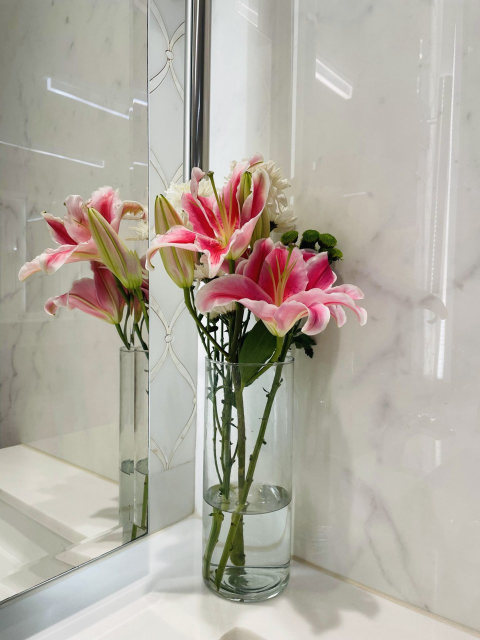
#> input picture demo-photos/catalog/catalog-vase.jpg, 960 x 1280 px, found by its file name (shown at 1/2 size)
$ python crack-vase.py public/assets/catalog-vase.jpg demo-photos/2-vase-cracked.jpg
#> lines starting #> are read from the running program, lines starting #| are printed output that depends on the picture
# Makes demo-photos/2-vase-cracked.jpg from the shop's own catalog photo: the same cylinder vase,
# flowers and setting, with a crack drawn down from the rim and reframed like a buyer's phone shot.
# The earlier generated photo (an empty drinking glass) did not look like the product sold.
# Usage: python3 scripts/photos/crack-vase.py public/assets/catalog-vase.jpg demo-photos/2-vase-cracked.jpg
import random, sys
from PIL import Image, ImageDraw, ImageFilter, ImageEnhance
import numpy as np
random.seed(7)
src = Image.open(sys.argv[1]).convert("RGB")
#> src is the input picture: PIL image 960x1280 RGB; mean R, G, B 177.6, 171.2, 160.9
W, H = src.size
#> W = 960; H = 1280
crack = Image.new("RGBA", (W, H), (0, 0, 0, 0))
#> crack: PIL image 960x1280 RGBA; every value is 0
d = ImageDraw.Draw(crack)
def path(x, y, steps, dy, wobble):
#> called with x = 566, y = 716, steps = 12, dy = 27, wobble = 13
    pts = [(x, y)]
    for _ in range(steps):
        x += random.uniform(-wobble, wobble); y += dy * random.uniform(0.7, 1.3)
        pts.append((x, y))
    return pts
main = path(566, 716, 12, 27, 13)          # from the rim down the front of the glass
branches = [path(*main[3], 4, 16, 12), path(*main[7], 3, 18, 12)]
branches[0] = [(p[0] + i * 11, p[1]) for i, p in enumerate(branches[0])]
branches[1] = [(p[0] - i * 11, p[1]) for i, p in enumerate(branches[1])]
for pts, w in [(main, 3), *[(b, 2) for b in branches]]:
    d.line([(x + 1.5, y + 1) for x, y in pts], fill=(30, 38, 42, 190), width=w)   # shadow edge
    d.line(pts, fill=(250, 252, 255, 235), width=max(1, w - 1))                     # bright fracture
crack = crack.filter(ImageFilter.GaussianBlur(0.45))
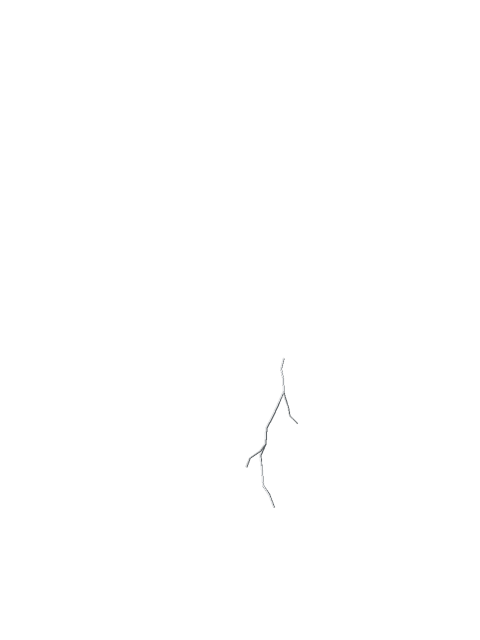
#> crack: PIL image 960x1280 RGBA (shown at 1/2 size); mean R, G, B, A 0.2, 0.2, 0.2, 0.2; transparent parts drawn white
img = Image.alpha_composite(src.convert("RGBA"), crack).convert("RGB")
# The buyer's own photo: closer framing, slightly tilted, warmer, a little phone noise.
img = img.rotate(-3, resample=Image.BICUBIC, center=(500, 900), fillcolor=(235, 235, 235))
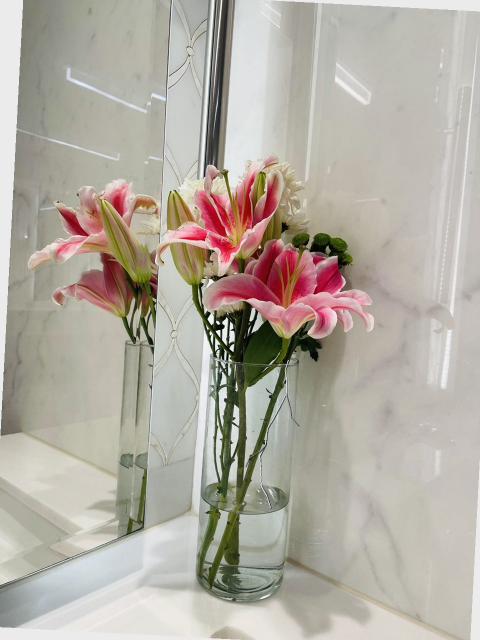
#> img: PIL image 960x1280 RGB (shown at 1/2 size); mean R, G, B 178.6, 172.1, 162.1
img = img.crop((250, 330, 760, 1250)).resize((680, 1227), Image.LANCZOS)
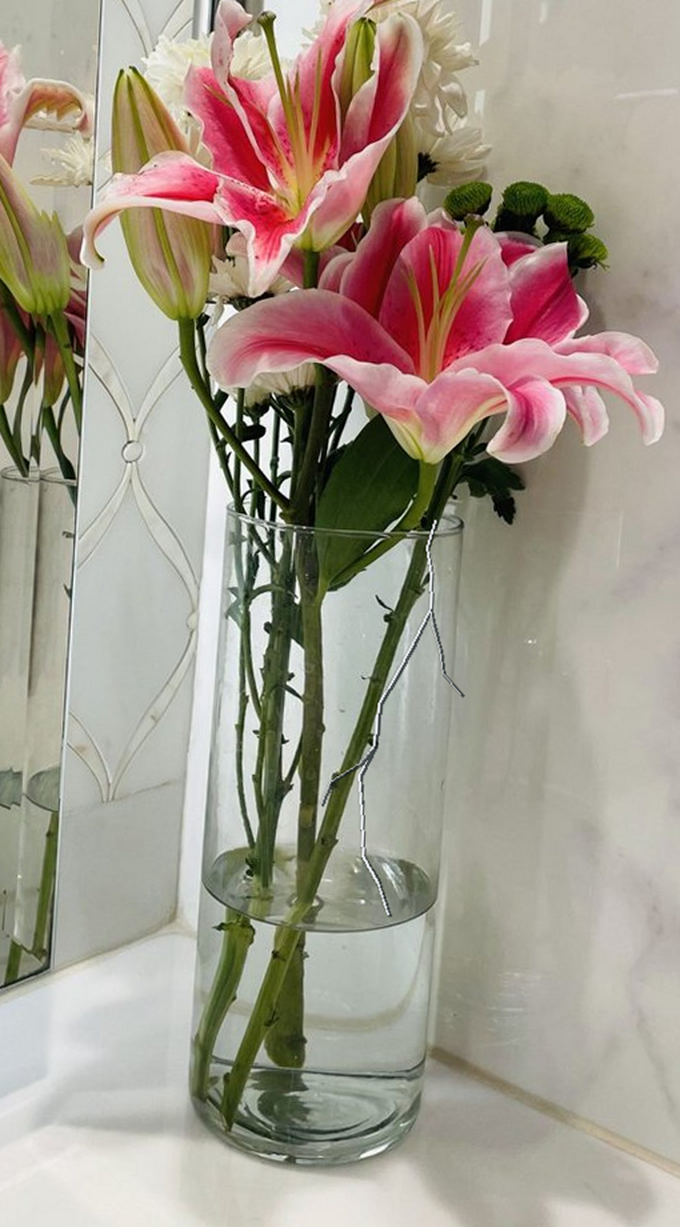
#> img: PIL image 680x1227 RGB; mean R, G, B 164.2, 153.2, 140.1
img = ImageEnhance.Color(img).enhance(0.92)
arr = np.asarray(img).astype(np.float32)
arr[..., 0] *= 1.03; arr[..., 2] *= 0.96
arr += np.random.default_rng(3).normal(0, 3.0, arr.shape)
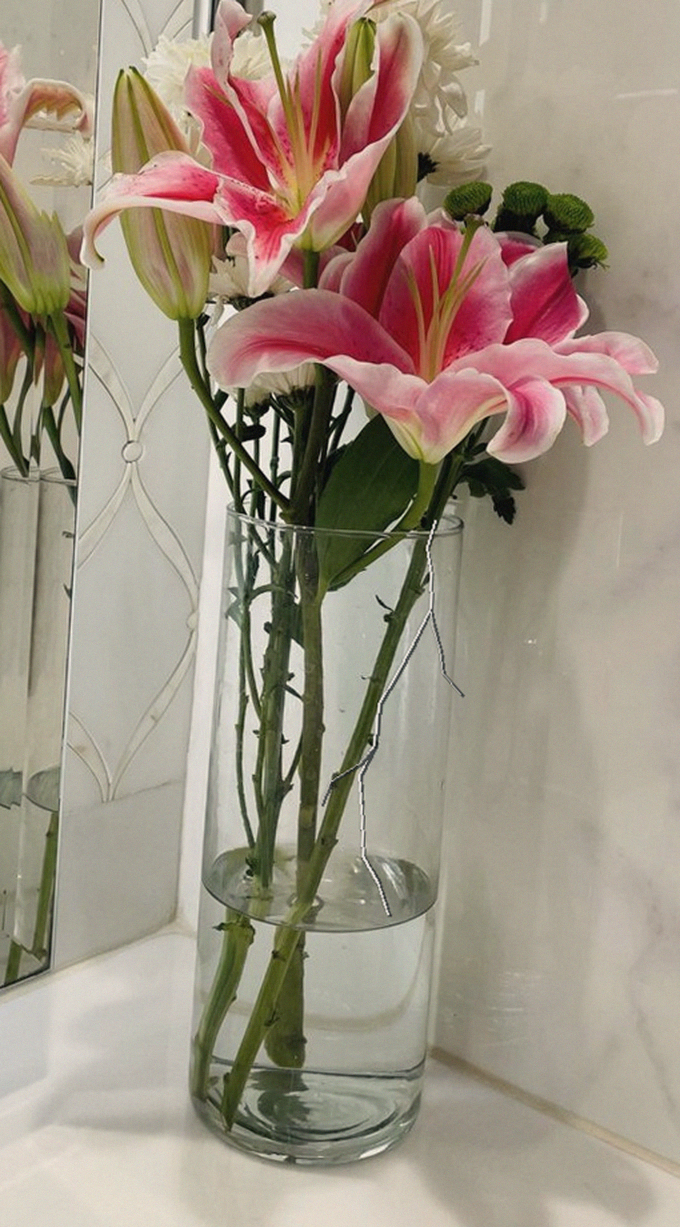
#> arr: shape (1227, 680, 3) float32; mean R, G, B 167.9, 152.7, 135.1; drawn with min black and max white
Image.fromarray(np.clip(arr, 0, 255).astype(np.uint8)).save(sys.argv[2], quality=88)

$ run again, with demo-photos/1-kit-chipped-mug.jpg copied over demo-photos/catalog/catalog-vase.jpg
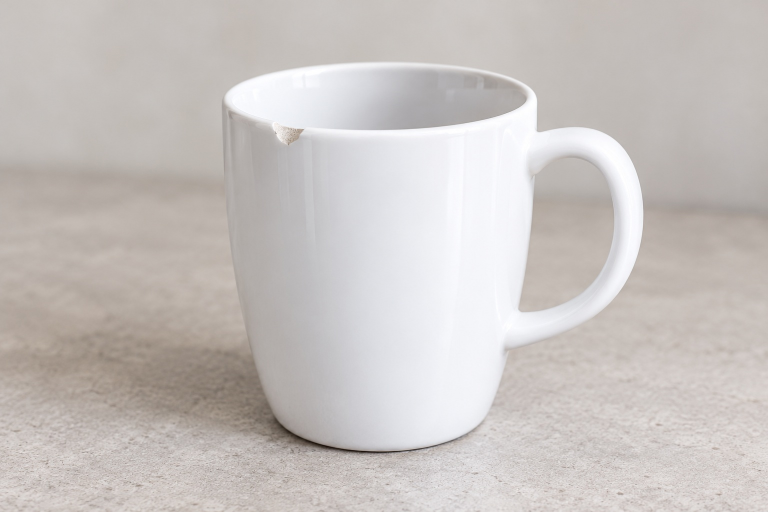
#> input picture demo-photos/1-kit-chipped-mug.jpg, 1536 x 1024 px, found by its file name (shown at 1/2 size)
#> src is the input picture: PIL image 1536x1024 RGB; mean R, G, B 199.9, 194.6, 191.9
#> `img = img.rotate(-3, resample=Image.BICUBIC, center=(500, 900), fillco..`:
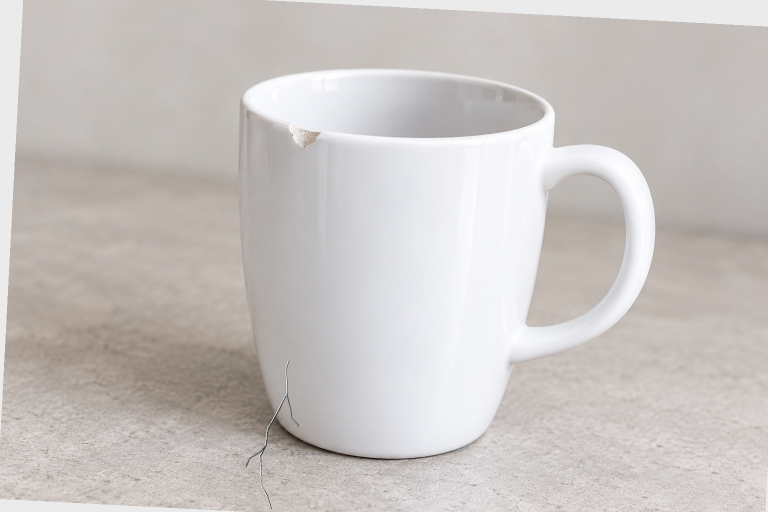
#> img: PIL image 1536x1024 RGB (shown at 1/2 size); mean R, G, B 200.4, 195.3, 192.7
#> `img = img.crop((250, 330, 760, 1250)).resize((680, 1227), Image.LANCZOS)`:
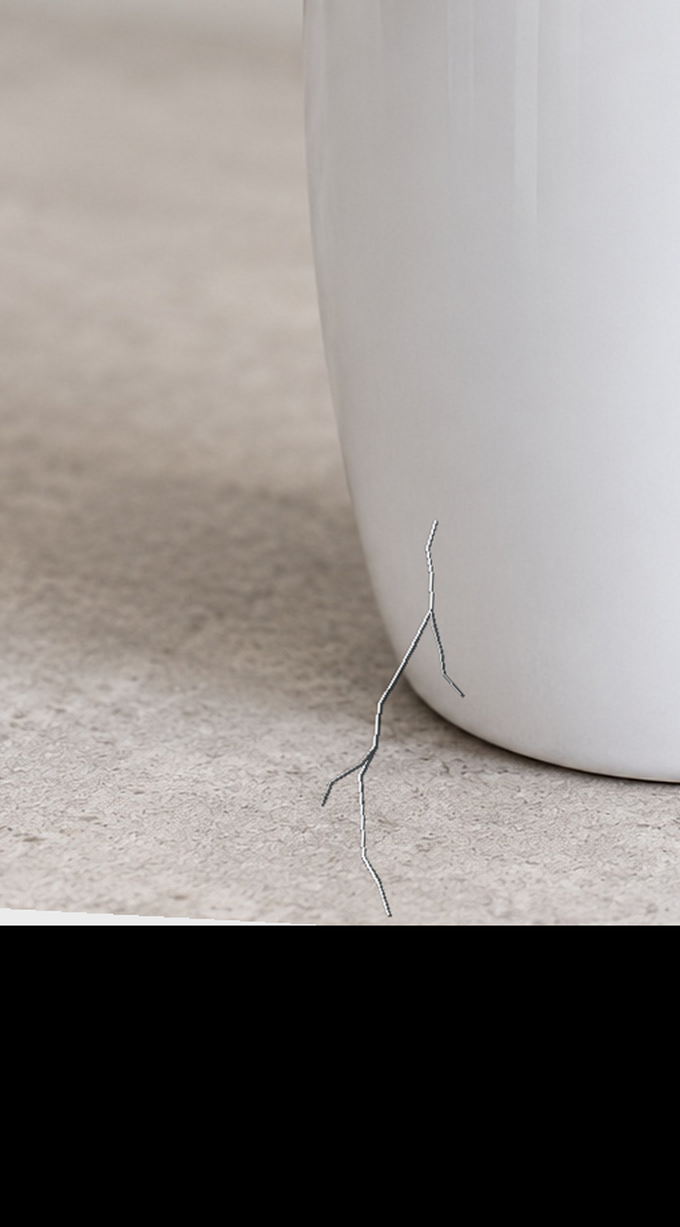
#> img: PIL image 680x1227 RGB; mean R, G, B 138.7, 133.8, 131

$ run again, with demo-photos/4b-clear-mug-handle-off.jpg copied over demo-photos/catalog/catalog-vase.jpg
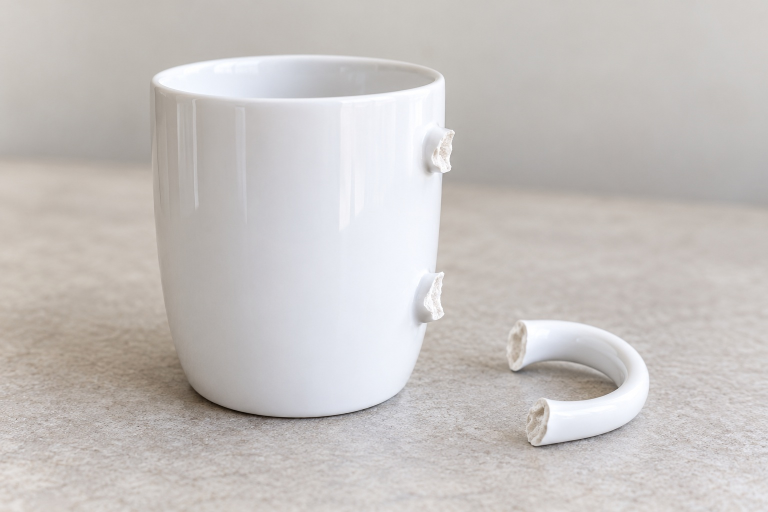
#> input picture demo-photos/4b-clear-mug-handle-off.jpg, 1536 x 1024 px, found by its file name (shown at 1/2 size)
#> src is the input picture: PIL image 1536x1024 RGB; mean R, G, B 198.5, 194.2, 191.7
#> `img = img.crop((250, 330, 760, 1250)).resize((680, 1227), Image.LANCZOS)`:
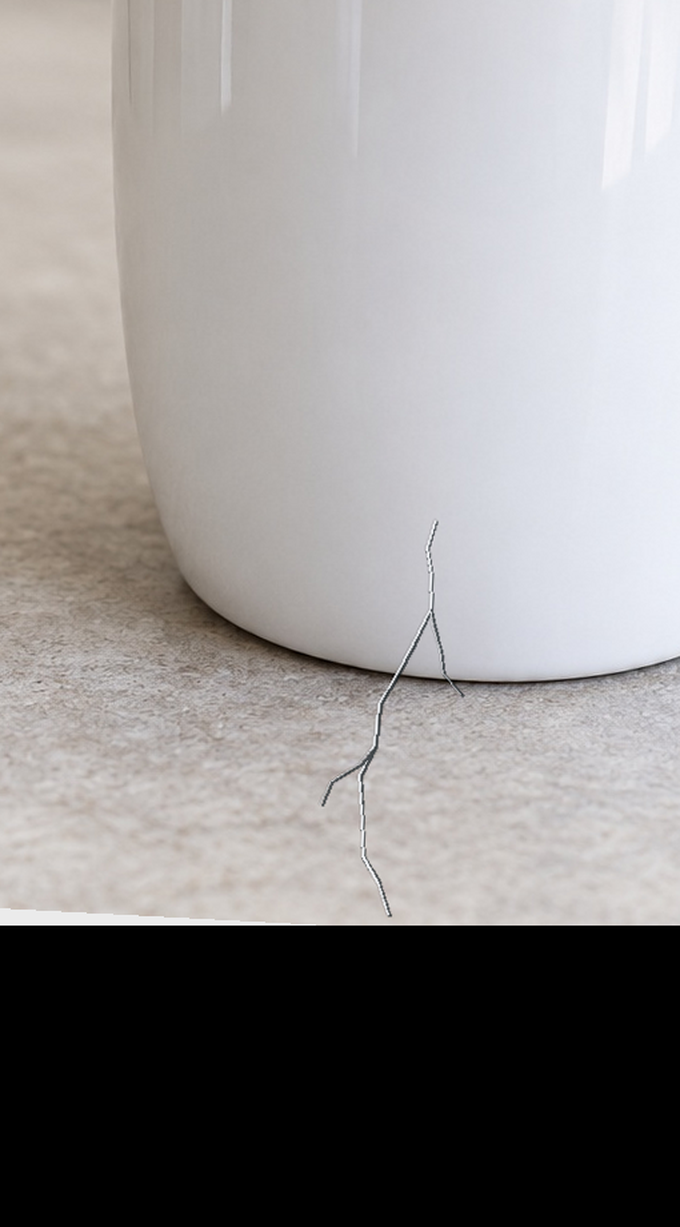
#> img: PIL image 680x1227 RGB; mean R, G, B 146, 143.1, 142.5
#> `arr += np.random.default_rng(3).normal(0, 3.0, arr.shape)`:
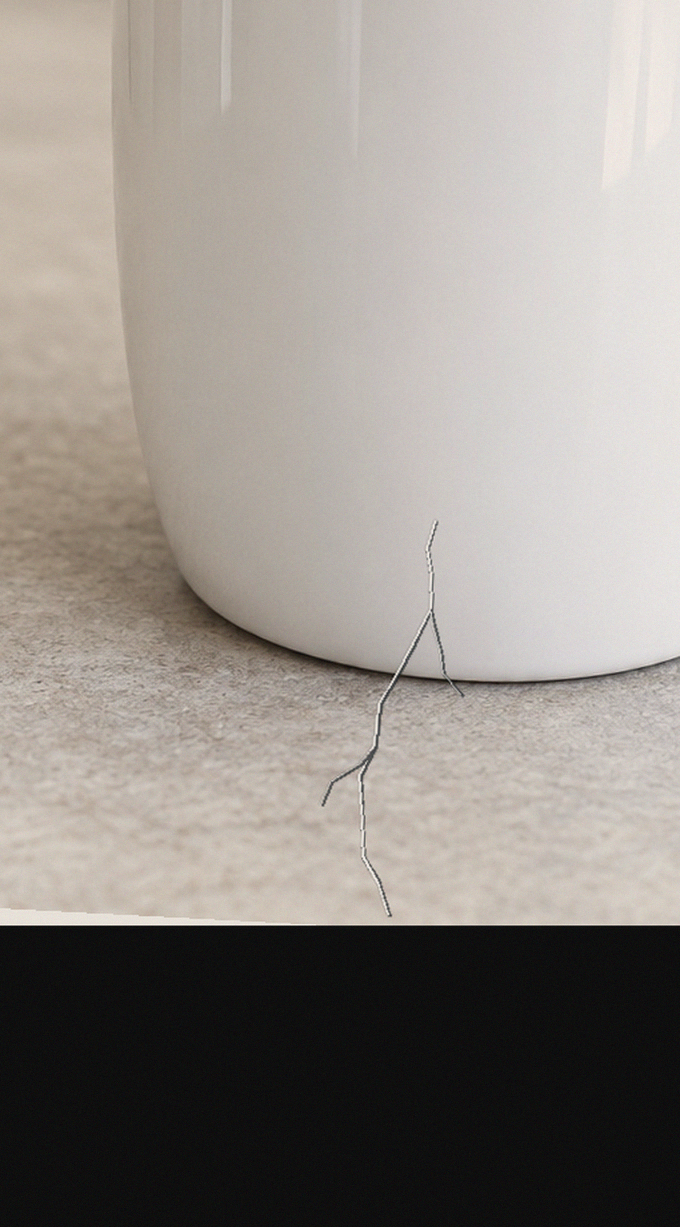
#> arr: shape (1227, 680, 3) float32; mean R, G, B 149.8, 143.1, 136.6; drawn with min black and max white
